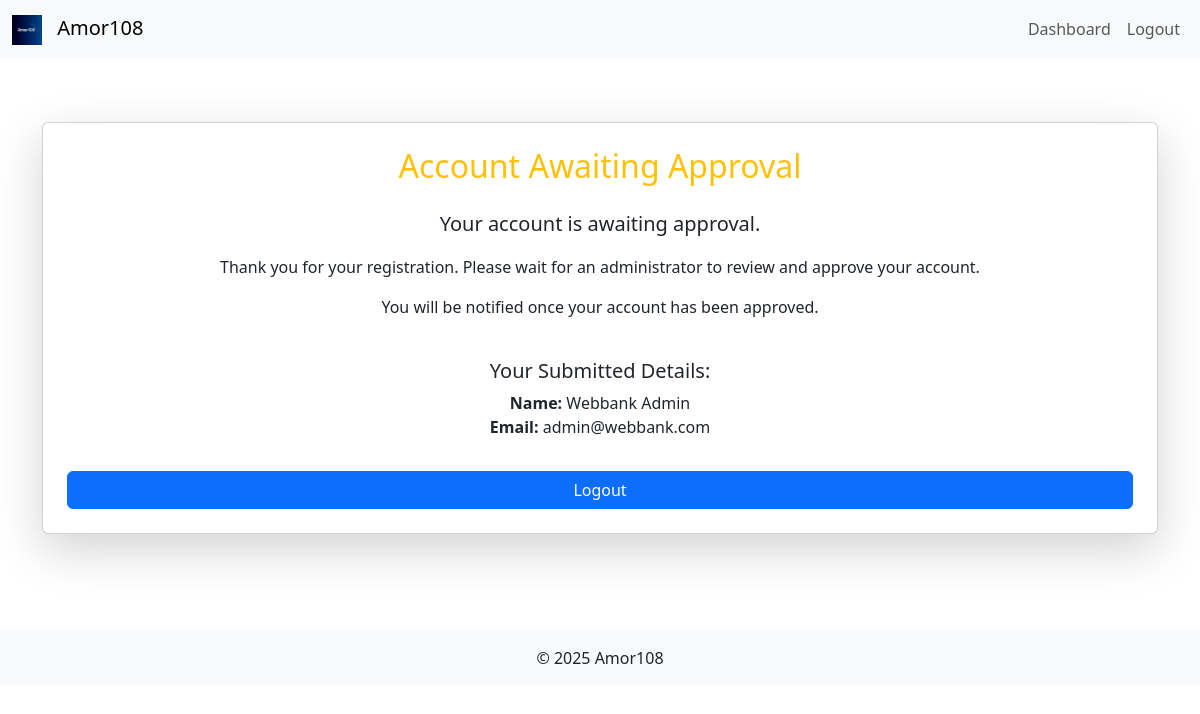
Screenshot of /amor108/pending_approval/ (signed in) with the database file from the repository.
### accounts/models.py (models this page shows)
class User(AbstractUser):
    USER_TYPES = (
        ('member', 'Member'),
        ('director', 'Director'),
        ('admin', 'System Admin'),
        ('guarantor', 'Guarantor'),
        ('founder', 'Founder'),
    )
    email = models.EmailField(unique=True) # Redefine email to make it unique
    USERNAME_FIELD = 'email'
    REQUIRED_FIELDS = ['first_name', 'last_name', 'phone_number']
    user_type = models.CharField(max_length=20, choices=USER_TYPES, default='member')
    phone_number = models.CharField(max_length=15, blank=True)
    residential_area = models.CharField(max_length=100, blank=True)
    address = models.TextField(blank=True)
    nationality = models.CharField(max_length=50, blank=True)
    id_number = models.CharField(max_length=20, blank=True)
    passport_no = models.CharField(max_length=20, blank=True)
    date_of_birth = models.DateField(null=True, blank=True)
    profile_picture = models.ImageField(upload_to='profiles/', null=True, blank=True)
    member_id = models.CharField(max_length=20, unique=True, null=True, blank=True)
    date_joined_sacco = models.DateField(null=True, blank=True)
    credit_score = models.IntegerField(default=750)
    is_verified = models.BooleanField(default=False)
    PROFILE_VISIBILITY_CHOICES = [
        ('private', 'Private'),
        ('public', 'Public'),
        ('only_me', 'Only Me'),
    ]
    profile_visibility = models.CharField(max_length=10, choices=PROFILE_VISIBILITY_CHOICES, default='private')
    two_factor_enabled = models.BooleanField(default=False) # Controls user preference for 2FA; full 2FA enforcement logic to be implemented separately.
    email_notifications = models.BooleanField(default=True)
    sms_notifications = models.BooleanField(default=False)
    loan_status_notifications = models.BooleanField(default=True)
    payment_reminders = models.BooleanField(default=True)
    share_dividend_notifications = models.BooleanField(default=True)
    system_maintenance_notifications = models.BooleanField(default=False)
    PREFERRED_LANGUAGE_CHOICES = [
        ('en', 'English'),
        ('es', 'Spanish'),
        ('fr', 'French'),
    ]
    preferred_language = models.CharField(max_length=5, choices=PREFERRED_LANGUAGE_CHOICES, default='en')
    PREFERRED_CURRENCY_CHOICES = [
        ('KES', 'KES (Ksh)'),
        ('USD', 'USD ($)'),
        ('EUR', 'EUR (€)'),
    ]
    preferred_currency = models.CharField(max_length=5, choices=PREFERRED_CURRENCY_CHOICES, default='KES')
    dark_mode_enabled = models.BooleanField(default=False)
    preferred_director = models.ForeignKey(
        'self',
        on_delete=models.SET_NULL,
        null=True,
        blank=True,
        related_name='preferred_members',
        limit_choices_to={'user_type': 'director'} # Filter choices to directors only
    )
    def __str__(self):
        return f"{self.username} ({self.get_user_type_display()})"

### amor108/views.py (the view)
# urls.py: path('pending_approval/', views.pending_approval_view, name='pending_approval'),
@login_required
def pending_approval_view(request):
    user = request.user
    member = None
    print(f"--- DEBUG in pending_approval_view: request.user = {user} ---")
    print(f"--- DEBUG in pending_approval_view: hasattr(user, 'amor108_member') = {hasattr(user, 'amor108_member')} ---")
    if hasattr(user, 'amor108_member'):
        member = user.amor108_member
    print(f"--- DEBUG in pending_approval_view: member = {member} ---")
    context = {
        'message': 'Your account is awaiting approval.',
        'user': user,
        'member': member,
    }
    return render(request, 'amor108/pending_approval.html', context)

### notifications/context_processors.py (called while the page is built)
def user_notifications(request):
    if request.user.is_authenticated:
        unread_count = Notification.objects.filter(user=request.user, is_read=False).count()
        recent_notifications = Notification.objects.filter(user=request.user).order_by('-created_at')[:5]
        all_notifications = Notification.objects.filter(user=request.user).order_by('-created_at') # All notifications
        return {
            'unread_notifications_count': unread_count,
            'recent_notifications': recent_notifications,
            'all_notifications': all_notifications, # Added all notifications
        }
    return {}

### amor108/templates/amor108/pending_approval.html (shortened to what this page needs)
{% extends 'amor108/base.html' %}
{% block content %}
<div class="container py-5">
    <div class="card p-4 shadow-lg text-center">
        <h2 class="text-warning mb-4">Account Awaiting Approval</h2>
        <p class="lead">{{ message }}</p>
        <p>Thank you for your registration. Please wait for an administrator to review and approve your account.</p>
        <p>You will be notified once your account has been approved.</p>
        <div class="mt-4">
            <h5>Your Submitted Details:</h5>
            <ul class="list-unstyled">
                <li><strong>Name:</strong> {{ user.first_name }} {{ user.last_name }}</li>
                <li><strong>Email:</strong> {{ user.email }}</li>
            </ul>
        </div>
        <a href="{% url 'accounts_amor108:logout' %}" class="btn btn-primary mt-3">Logout</a>
    </div>
</div>
{% endblock %}

### rows the page displays
User: first_name "Webbank", last_name "Admin", email "admin@webbank.com"

### other values shown
{{ message }} "Your account is awaiting approval."
